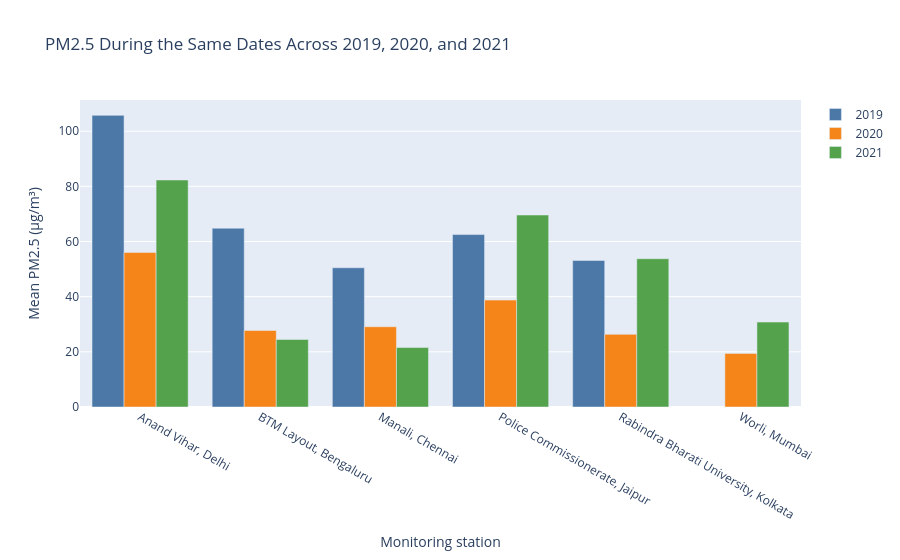

Here is the notebook cell this chart was saved with:
### Markdown cell above
From the above chart it can be inferred that:(using the dropdown)
1. Daily PM2.5 levels differ across the six cities. Delhi has the highest median and widest middle range, so its typical readings are higher and more variable. Kolkata and Jaipur also show many high-pollution outliers, while Bengaluru, Chennai, and Mumbai have lower medians but still experience occasional spikes. This box plot helps rank the cities by typical pollution and shows how much daily readings vary; the pollutant dropdown lets the same comparison be repeated for other pollutants in the data.

2. PM10 distributions differ substantially across the six monitoring stations. Anand Vihar, Delhi, has the highest median and widest middle range, indicating both higher typical readings and greater variation. Kolkata and Jaipur also show broad distributions and many high-reading days. Bengaluru, Chennai, and Mumbai have lower medians, although each has occasional spikes. This comparison shows that both typical PM10 levels and day-to-day variability differ across stations.

### Code cell
data["Timestamp"] = pd.to_datetime(data["Timestamp"])
data["year"] = data["Timestamp"].dt.year
data["month"] = data["Timestamp"].dt.month
data["day"] = data["Timestamp"].dt.day

lockdown_data = data[
    data["year"].isin([2019, 2020, 2021])
    & (
        ((data["month"] == 3) & (data["day"] >= 25))
        | (data["month"].isin([4, 5]))
    )
]

summary = lockdown_data.groupby(["station", "year"])[
    "PM2.5 (µg/m³)"
].mean().reset_index()

fig = go.Figure()

colors = {2019: "#4C78A8", 2020: "#F58518", 2021: "#54A24B"}

for year in [2019, 2020, 2021]:
    year_data = summary[summary["year"] == year]

    fig.add_bar(
        x=year_data["station"],
        y=year_data["PM2.5 (µg/m³)"],
        name=str(year),
        marker_color=colors[year]
    )

fig.update_layout(
    title="PM2.5 During the Same Dates Across 2019, 2020, and 2021",
    xaxis_title="Monitoring station",
    yaxis_title="Mean PM2.5 (µg/m³)",
    barmode="group",
)

fig.show()

### Figure 1 — Plotly figure (JSON) as saved in the notebook; plotly's stock layout.template omitted (floating-point values rounded to 4 significant figures)
{"data": [{"marker": {"color": "#4C78A8"}, "name": "2019", "type": "bar", "x": ["Anand Vihar, Delhi", "BTM Layout, Bengaluru", "Manali, Chennai", "Police Commissionerate, Jaipur", "Rabindra Bharati University, Kolkata", "Worli, Mumbai"], "y": [105.7, 64.83, 50.48, 62.52, 53.13, NaN]}, {"marker": {"color": "#F58518"}, "name": "2020", "type": "bar", "x": ["Anand Vihar, Delhi", "BTM Layout, Bengaluru", "Manali, Chennai", "Police Commissionerate, Jaipur", "Rabindra Bharati University, Kolkata", "Worli, Mumbai"], "y": [56.05, 27.73, 29.1, 38.76, 26.34, 19.44]}, {"marker": {"color": "#54A24B"}, "name": "2021", "type": "bar", "x": ["Anand Vihar, Delhi", "BTM Layout, Bengaluru", "Manali, Chennai", "Police Commissionerate, Jaipur", "Rabindra Bharati University, Kolkata", "Worli, Mumbai"], "y": [82.31, 24.48, 21.55, 69.61, 53.77, 30.79]}], "layout": {"barmode": "group", "title": {"text": "PM2.5 During the Same Dates Across 2019, 2020, and 2021"}, "xaxis": {"title": {"text": "Monitoring station"}}, "yaxis": {"title": {"text": "Mean PM2.5 (µg/m³)"}}}}
